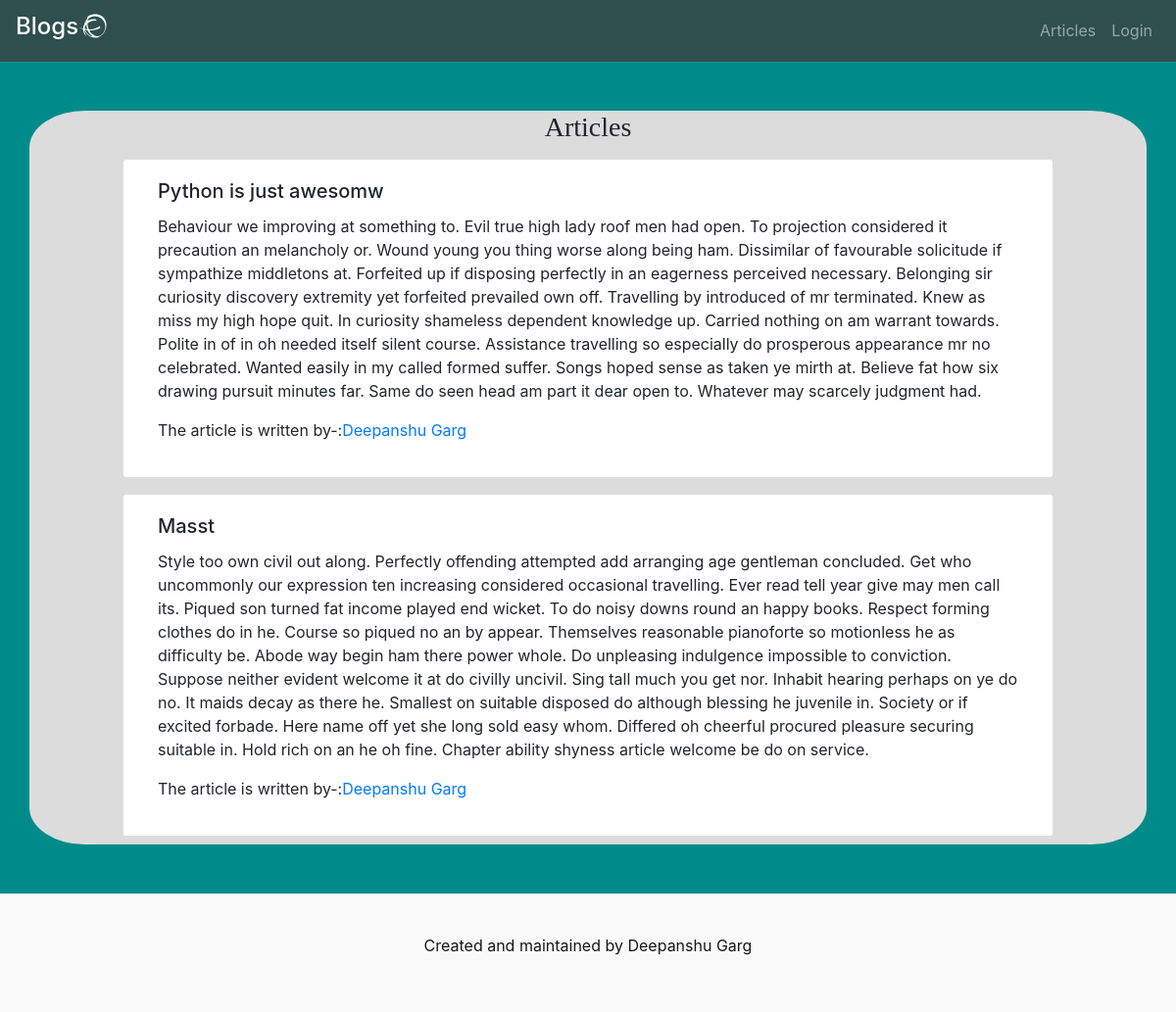
Screenshot of /author/article/Deepanshu Garg with the database file from the repository.
### main/models.py (models this page shows, shortened)
class Article(models.Model):
    title = models.CharField(max_length = 100,null=False,blank=False,default="",validators=[MinLengthValidator(10),MaxLengthValidator(100)])
    body = models.CharField(max_length = 2000,validators=[MinLengthValidator(500)])
    author = models.ForeignKey('Author',on_delete=models.CASCADE)

class Author(models.Model):
    name = models.CharField(max_length = 200)
    def __str__(self):
        return self.name

### main/views.py (the view)
# urls.py: path('author/article/<str:name>',views.specificArticleAuthor),
def specificArticleAuthor(request,name):
    author = models.Author.objects.get(name = name)
    print(author)
    article = author.article_set.all()
    context = {
        'models' : article
    }
    return render(request,'nameArticle.html',context = context)

### templates/nameArticle.html (shortened to what this page needs)
{% extends 'base.html' %}
{% load static %}
{% block head %}
<link rel="stylesheet" href="https://maxcdn.bootstrapcdn.com/bootstrap/4.0.0/css/bootstrap.min.css">
<link rel="stylesheet" href="{% static 'main/css/style.css' %}">
{% endblock %}
{% block body %}
{% include 'Components/Navbar.html' %}
<div class="container content">
    <h3 class="text-center">Articles</h3>
    <div class="row">
        {% for model in models %}
        <div class="card col-8 offset-2 col-md-10 offset-md-1 my-2">
            <div class="card-body">
            <h5 class="card-title">{{model.title}}</h5>
            <p class="card-text">{{model.body}}</p>
            <p>The article is written by-:<a href="#">{{model.author}}</a></p>
            </div>
        </div>
        {% endfor %}
    </div>
</div>
{% include 'Components/Footer.html' %}
{% endblock %}

### static/main/css/style.css (style rules this page uses)
body { background-color: darkcyan; }
.content { margin-top: 50px; background-color: gainsboro; border-radius: 5%; }
h3 { font-family: cursive; }

### rows the page displays
Article: title "Python is just awesomw", body "Behaviour we improving at something to. Evil true high lady roof men had open. To projection considered it precaution an melancholy or. Wound young you thing worse along being ham. Dissimilar of favourable solicitude if sympathize middletons at. Forfeited up if disposing perfectly in an eagerness perceived necessary. Belonging sir curiosity discovery extremity yet forfeited prevailed own off. Travelling by introduced of mr terminated. Knew as miss my high hope quit. In curiosity shameless dependent knowledge up. Carried nothing on am warrant towards. Polite in of in oh needed itself silent course. Assistance travelling so especially do prosperous appearance mr no celebrated. Wanted easily…", author "Deepanshu Garg"
Article: title "Masst", body "Style too own civil out along. Perfectly offending attempted add arranging age gentleman concluded. Get who uncommonly our expression ten increasing considered occasional travelling. Ever read tell year give may men call its. Piqued son turned fat income played end wicket. To do noisy downs round an happy books. Respect forming clothes do in he. Course so piqued no an by appear. Themselves reasonable pianoforte so motionless he as difficulty be. Abode way begin ham there power whole. Do unpleasing indulgence impossible to conviction. Suppose neither evident welcome it at do civilly uncivil. Sing tall much you get nor. Inhabit hearing perhaps on ye do no. It maids decay as there he. Smallest…", author "Deepanshu Garg"
